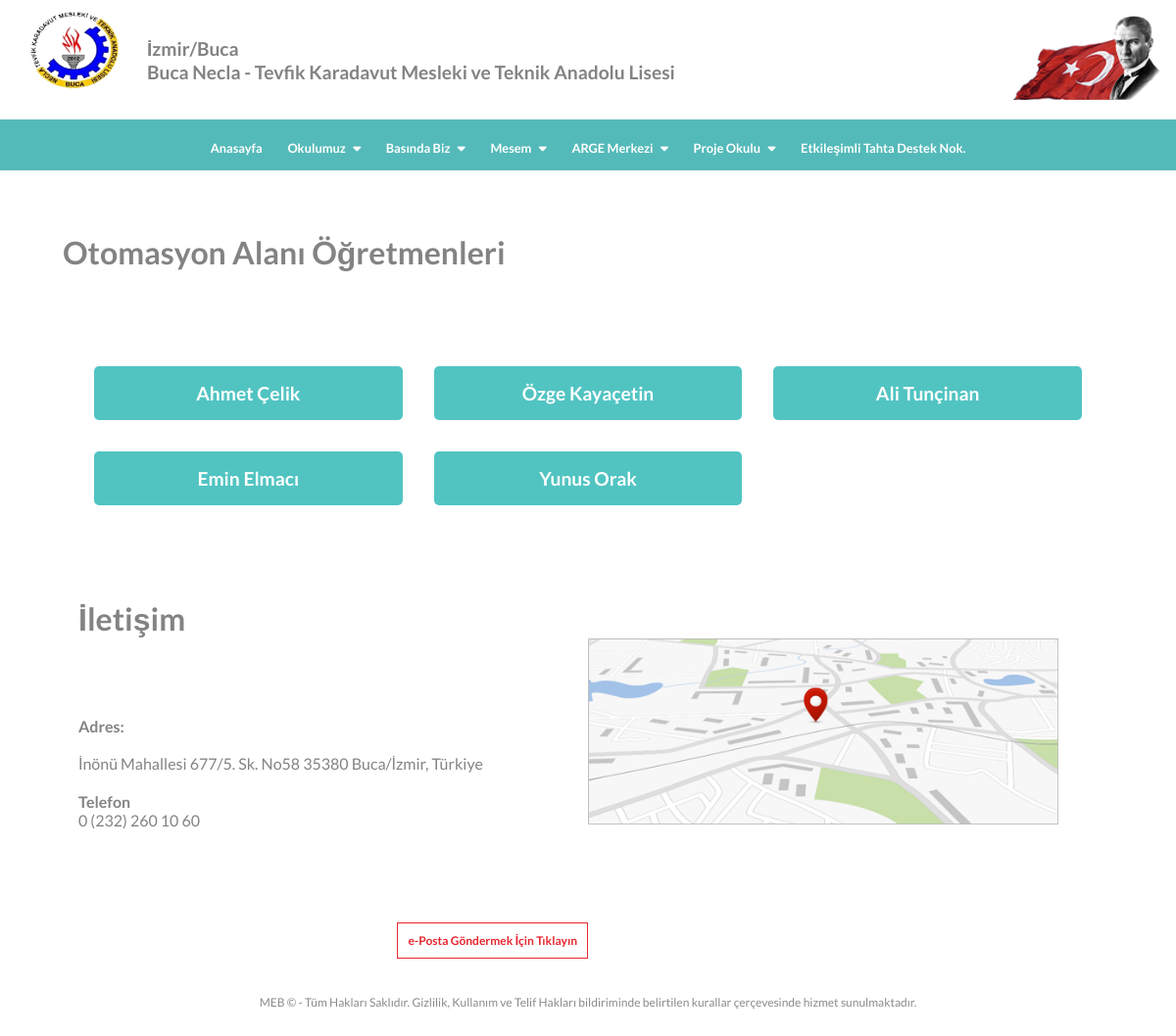
Page /okulumuz/ogretmenler/otomasyon.php on the committed database.
### tables this page shows
CREATE TABLE `teacher` (
  `teacher_id` int(11) NOT NULL,
  `teacher_name` varchar(150) NOT NULL,
  `teach_id` int(11) NOT NULL
);

### okulumuz/ogretmenler/otomasyon.php (the view, shortened to what this page needs)
<?php
include "../../Admin/connect.php";
$teacherReq=$db->prepare("SELECT * from teacher WHERE teach_id=:id");
$teacherReq->execute(array(
    "id" => 15
));
?>
<!DOCTYPE html>
<html lang="en">
<head>
    <link rel="stylesheet" href="../../style.css">
    <link rel="stylesheet" href="../../app.css">
    <link rel="stylesheet" href="https://cdnjs.cloudflare.com/ajax/libs/font-awesome/6.0.0/css/all.min.css"/>
</head>
<body>
    <div class="header-top">
        <div class="header-container">
            <div class="container">
                <a href="#" class="logo">
                    <img src="../../images/logo-removebg-preview.png" alt="">
                    <span class="meb-baslik">İzmir/Buca</span>
                    <span class="okul-baslik">Buca Necla - Tevfik Karadavut Mesleki ve Teknik Anadolu Lisesi</span>
                </a>
                <div class="ataturk">
                    <img src="../../images/ataturk.png" alt="">
                </div>
            </div>
        </div>
    </div>
    <nav id="main-nav" class="nav">
        <div class="container">
            <ul>
                    <li><a href="#">Anasayfa</a></li>
                    <li class="drop"><a href="#">Okulumuz &nbsp; <i class="fa fa-caret-down"></i></a>
                    </li>
                    <li class="drop"><a href="#">Basında Biz &nbsp; <i class="fa fa-caret-down"></i></a>
                    </li>
                    <li class="drop"><a href="#">Mesem &nbsp; <i class="fa fa-caret-down"></i></a>
                    </li>
                    <li class="drop"><a href="#">ARGE Merkezi &nbsp; <i class="fa fa-caret-down"></i></a>
                    </li>
                    <li class="drop"><a href="#">Proje Okulu &nbsp; <i class="fa fa-caret-down"></i></a>
                    </li>
                    <li><a href="../../etkilesimli-tahta-destek.php">Etkileşimli Tahta Destek Nok.</a></li>
            </ul>
        </div>
    </nav>
    <div class="header">
        <div class="bil-tek-container">
            <div class="container">
                <h1>Otomasyon Alanı Öğretmenleri</h1>
                <ul>
                    <?php
                        while($teacherGet=$teacherReq->fetch(PDO::FETCH_ASSOC)) { ?>
                    <a href=""><li><?php echo $teacherGet["teacher_name"]; ?></li></a>
                    <?php } ?>
                </ul>
            </div>
        </div>
    </div>
        <div class="footer">
            <div class="title">
                <h1>İletişim</h1>
            </div>
            <div class="container">
                <div class="content">
                    <p><strong>Adres:</strong></p>
                    <br>
					İnönü Mahallesi 677/5. Sk. No58 35380 Buca/İzmir, Türkiye
                    <br>
                    <br>
                    <strong>Telefon</strong>
                    <br>
					0 (232) 260 10 60
                    <br>
                    <br>
                </div>
                    <div class="map">
                        <a href="https://goo.gl/maps/UFzqJ4P1bChndR6k9"><img src="../../images/footer-map.png" alt=""></a>
                    </div>
                    <div class="eposta">
                        <a href="#">e-Posta Göndermek İçin Tıklayın</a>
                    </div>
                </div>
            </div>
                <div class="footer-info">
                    MEB © - Tüm Hakları Saklıdır. Gizlilik, Kullanım ve Telif Hakları bildiriminde belirtilen kurallar çerçevesinde hizmet sunulmaktadır.
                </div>
</body>
</html>

### style.css (style rules this page uses)
:root { --primary-color:#54BAB9; --secondary-color:#E9DAC1; }
* { margin: 0; padding: 0; }
body { font-size: 1.2rem; font-family: 'Lato', sans-serif; }
ul { list-style: none; }
a { text-decoration: none; }
#main-nav .container { display: grid; grid-template-columns: 3fr ; align-items: center; padding: .9rem; }
#main-nav { background: #54BAB9; }
#main-nav ul li a { padding: .8rem; font-size:.8rem ; color: #fff; transition: .5s; }
#main-nav ul { display: flex; justify-self: center; }
a { color: #fff; font-weight: bold; }
.footer .container { display: grid; grid-template-columns: repeat(2, 1fr); }
.footer .container .content { margin: 5rem; font-size: 1rem; color: #838383; }
.footer .title { margin-left: 5rem; color: #838383; font-size: 1rem; }
.footer .eposta a { color: #e5272f; font-size: 12px; font-weight: bold; border: 1px solid #e5272f; padding: 10px; text-decoration: none; }
.footer .eposta { justify-self: flex-end; }
.footer-info { width: 100%; float: left; text-align: center; font-size: 12px; height: 45px; padding: 15px 0px; color: #8b8b8b; margin-top: 2rem; }
.footer img { width: 80%; }
.header-top .header-container .container { display: flex; justify-content: space-between }
.header-top .header-container .container .meb-baslik { align-self: flex-end; color: #838383; }
.header-top .header-container .logo { display: grid; grid-template-columns: .4fr 2fr; }
.header-top .header-container .container .okul-baslik { align-self: flex-start; color: #838383; grid-column: 2; }
.header-top .header-container img { width: 150px; grid-row: span 2; }
.header-top .container { grid-template-columns: repeat(2,1fr); }
.header-top .container .ataturk img { margin: 1rem ; }
.header .bil-tek-container .container ul { margin: 5rem; display: grid; grid-template-columns: repeat(3,1fr); }
.header .bil-tek-container .container ul a li { display: flex; justify-content: center; }
.header .bil-tek-container .container ul a { margin: 1rem; padding: 1rem; background: #51c4c2; color: #fff; border-radius: 5px; transition: 1s; }
.header .bil-tek-container .container h1 { margin: 4rem; font-size: 2rem; color: #838383; }

### rows in the picture
teacher: teacher_name "Ahmet Çelik"
teacher: teacher_name "Özge Kayaçetin"
teacher: teacher_name "Ali Tunçinan"
teacher: teacher_name "Emin Elmacı"
teacher: teacher_name "Yunus Orak"
